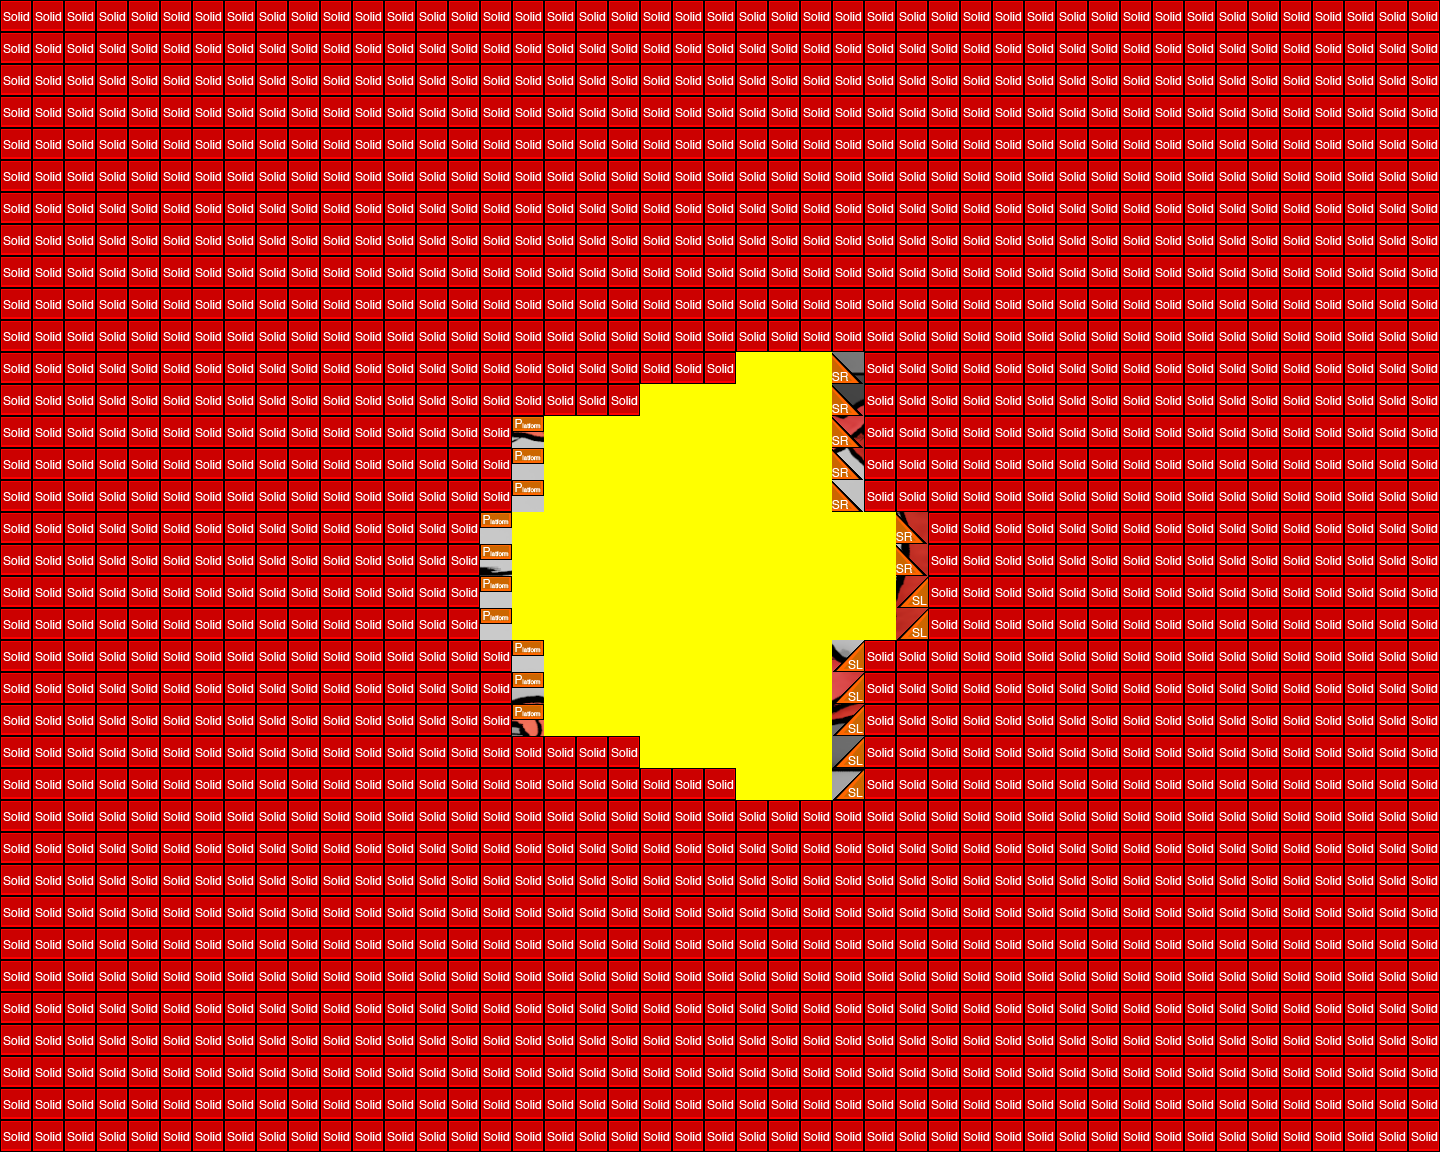

The image is a tile-based game level rendered from a .tmx file. Its description and source (layers, tilesets, objects; grid data summarised) follow:
An orthogonal 45x36 tile map with 32x32 px tiles, 3 tile layers (exterior, interior, collision), 3 tilesets.

<map version="1.0" orientation="orthogonal" width="45" height="36" tilewidth="32" tileheight="32">
 <tileset firstgid="1" name="outline" tilewidth="32" tileheight="32">
  <image source="../img/render/outline.png" width="192" height="256" />
 </tileset>
 <tileset firstgid="49" name="colTile" tilewidth="32" tileheight="32">
  <image source="../img/render/metatiles32x32.png" width="160" height="32" />
  <tile id="0">
   <properties>
    <property name="type" value="solid" />
   </properties>
  </tile>
  <tile id="1">
   <properties>
    <property name="type" value="platform" />
   </properties>
  </tile>
  <tile id="2">
   <properties>
    <property name="type" value="lslope" />
   </properties>
  </tile>
  <tile id="3">
   <properties>
    <property name="type" value="rslope" />
   </properties>
  </tile>
 </tileset>
 <tileset firstgid="54" name="ship" tilewidth="1439" tileheight="1152">
  <image source="../img/render/ships/cyborg/cyborg_cruiser_img.png" width="1440" height="1152" />
 </tileset>
 <layer name="exterior" width="45" height="36">
  <data>[1620 cells, 1 non-empty, 1 distinct tile ids]</data>
 </layer>
 <layer name="interior" width="45" height="36">
  <data>[1620 cells, 120 non-empty, 1 distinct tile ids]</data>
 </layer>
 <layer name="collision" width="45" height="36">
  <data>[1620 cells, 1500 non-empty, 4 distinct tile ids]</data>
 </layer>
</map>
